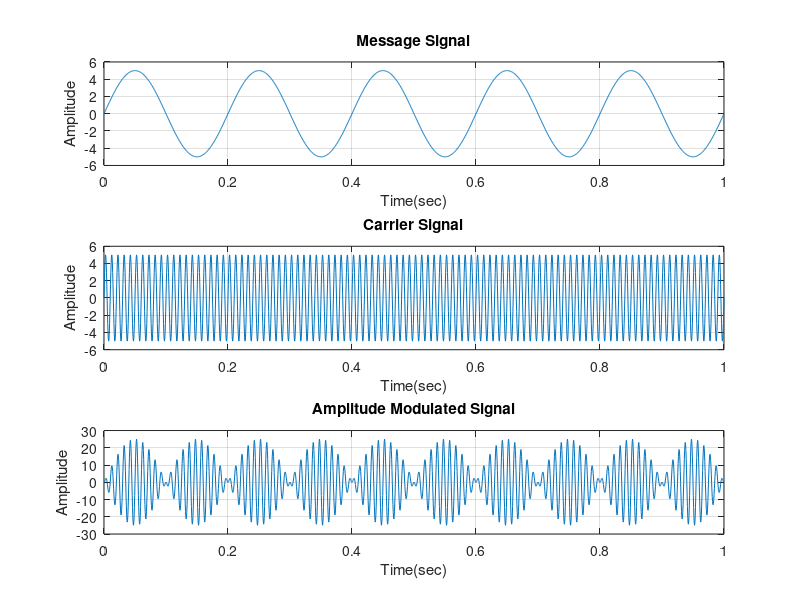

This chart was generated by the following MATLAB code:
clc;
clear;
close all;

t = 0:0.0005:1;

ym = 5*sin(2*pi*5*t);
subplot(3,1,1);
plot(t,ym);
title('Message Signal');
xlabel('Time(sec)');
ylabel('Amplitude');
grid on;

yc = 5*sin(2*pi*100*t);
subplot(3,1,2);
plot(t,yc);
title('Carrier Signal');
xlabel('Time(sec)');
ylabel('Amplitude');
grid on;

y = ym.*yc;
subplot(3,1,3);
plot(t,y);
title('Amplitude Modulated Signal');
xlabel('Time(sec)');
ylabel('Amplitude');
grid on;
